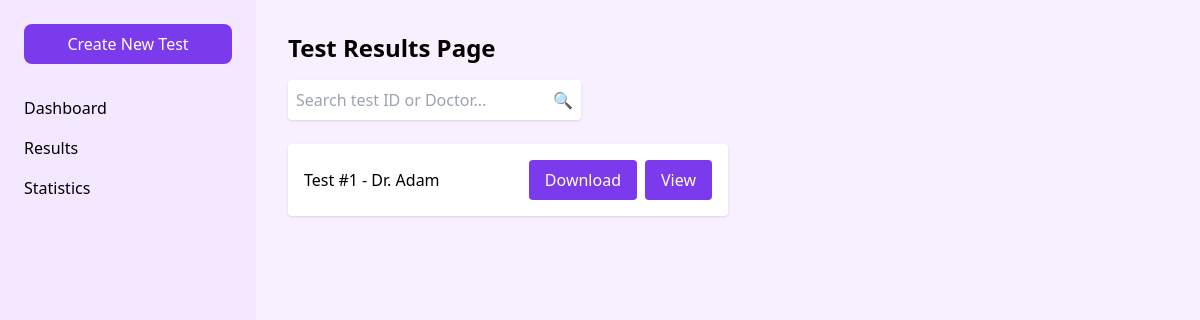
The app's page /basic/test_results/, older data.
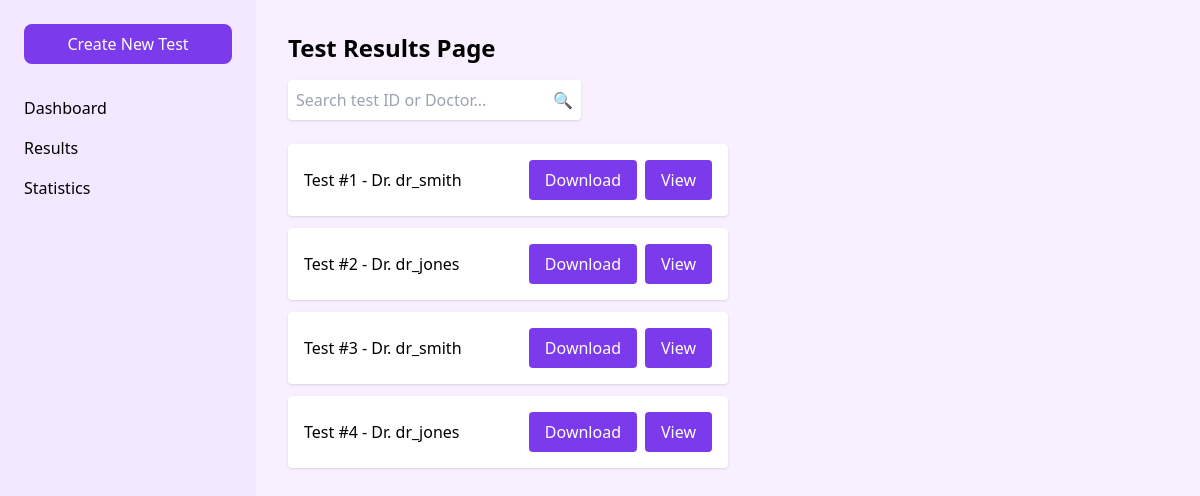
The same page, newer data.
### basic/models.py (models this page shows, shortened)
class TestSession(models.Model):
    test_id = models.TextField(primary_key=True)
    doctor = models.ForeignKey(User, on_delete=models.CASCADE)  # Link to built-in User model
    age = models.IntegerField()
    date = models.DateTimeField(null=True)
    duration = models.DurationField(null=True)
    avg_latency = models.FloatField(null=True)
    accuracy = models.FloatField(null=True)
    stimuli_order = models.TextField(null=True)
    state = models.TextField(default="ready")
    language = models.TextField(default="en")

### basic/views.py (the view)
# urls.py: path("test_results/", test_results, name="test_results"),
def test_results(request):
    test_sessions = TestSession.objects.all()  # Retrieve all test sessions
    return render(request, "basic/dashboard/test_results.html", {"test_sessions": test_sessions})

### basic/templates/basic/dashboard/test_results.html (shortened to what this page needs)
<!DOCTYPE html>
<html lang="en">
<head>
    <script src="https://cdn.tailwindcss.com"></script>
</head>
<body class="bg-[var(--light-purple)] font-sans">
<div class="flex h-screen">
    <div class="w-64 bg-[var(--sidebar-purple)] p-6">
        <button class="w-full bg-[var(--button-purple)] text-white py-2 rounded-lg">Create New Test</button>
        <nav class="mt-6">
            <a href="#" class="block py-2">Dashboard</a>
            <a href="#" class="block py-2">Results</a>
            <a href="#" class="block py-2">Statistics</a>
        </nav>
    </div>
    <div class="flex-1 p-8">
        <h1 class="text-2xl font-semibold">Test Results Page</h1>
        <div class="mt-4 w-1/3 bg-white p-2 rounded shadow flex items-center">
            <input id="searchInput" type="text" placeholder="Search test ID or Doctor..."
                   class="border-none outline-none flex-grow">
            <button onclick="filterTests()" class="ml-2">🔍</button>
        </div>
        <div class="mt-6 w-1/2 space-y-3">
            {% for test in test_sessions %}
                <div class="test-item bg-white p-4 rounded shadow flex justify-between items-center">
                    <span>Test #{{ test.test_id }} - Dr. {{ test.doctor.username }}</span>
                    <div class="flex gap-2">
                        <button onclick="exportTestData('{{ test.test_id }}')"
                                class="bg-[var(--button-purple)] text-white px-4 py-2 rounded">
                            Download
                        </button>
                        <button onclick="showDetails('{{ test.doctor.username }}', '{{ test.age }}', '{{ test.date }}', '{{ test.duration }}', '{{ test.avg_latency }}', '{{ test.accuracy }}')"
                                class="bg-[var(--button-purple)] text-white px-4 py-2 rounded">
                            View
                        </button>
                    </div>
                </div>
            {% empty %}
                <p>No test sessions available.</p>
            {% endfor %}
        </div>
    </div>
</div>
</body>
</html>

Row changes from the older to the newer data that the page shows:
changed TestSession id 1: doctor.username "Adam" → "dr_smith"
added TestSession: test_id "2", doctor.username "dr_jones"
added TestSession: test_id "3", doctor.username "dr_smith"
added TestSession: test_id "4", doctor.username "dr_jones"
